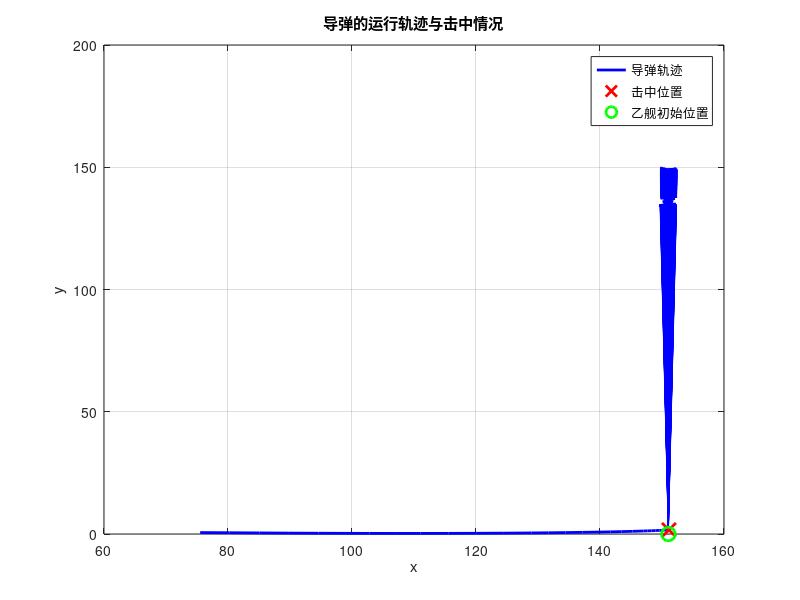

This figure's MATLAB source:
function missile_hit_time_location
% parameters
alpha = 43.78;
x0 = 151.02;
v0 = 10;  %% 可以更改 v0 来讨论不同情况

% 初始条件
x_start = 0;
y_start = 0;
init = [x_start; y_start];

%时间范围 time span
tspan = [0, 10];

% 求解微分方程
[t, pos] = ode45(@(t, pos) missile_eq(t, pos, alpha, x0, v0), tspan, init);

% 找到 y坐标和时间在 x1 = 0.5*x0 等于多少
x1 = 0.5*x0;
[~, idx] = min(abs(pos(:,1)-x1));
y_missile_initial= pos(idx,2); 
t1 = t(idx);

x_missile_initial = 0.5 * x0;
tspan = [0 10];
z0 = [x_missile_initial y_missile_initial];
[t, z] = ode45(@(t, z) hit_model(t, z, v0, x0, alpha, x1,t1), tspan, z0);
hit_index = find(z(:,1) >= x0, 1);
if ~isempty(hit_index)
hit_time = t(hit_index);
hit_location = z(hit_index, :);
disp(['导弹击中了乙舰。击中时间：' num2str(hit_time) '秒，击中位置：(' num2str(hit_location(1)) ', ' num2str(hit_location(2)) ')']);
else
disp('导弹未能击中乙舰。');
end
plot(z(:,1), z(:,2), 'b-', 'LineWidth', 2);
hold on;
if ~isempty(hit_index)
plot(hit_location(1), hit_location(2), 'rx', 'MarkerSize', 10, 'LineWidth', 2); 
end
plot(x0, 0, 'go', 'MarkerSize', 10, 'LineWidth', 2); 
xlabel('x');
ylabel('y');
title('导弹的运行轨迹与击中情况');
grid on;
legend('导弹轨迹', '击中位置', '乙舰初始位置');
hold off;
end
function dposdt = missile_eq(t, pos, alpha, x0, v0)
x = pos(1);
y = pos(2);

dist = sqrt((x0 - x)^2 + (v0*t - y)^2);
dxdt = alpha * v0 * (x0 - x) / dist;
dydt = alpha * v0 * (v0*t - y) / dist;

dposdt = [dxdt; dydt];
end
function dzdt = hit_model(t, z, v0, x0, alpha, x1, t1)
x = z(1);
y = z(2);
if x > x1
    yt = v0 * t1 + 1.5 * v0 * (t - t1);
else
    yt = v0 * t;
end
vx = alpha * v0 * (x0 - x) / sqrt((x0 - x)^2 + (yt - y)^2);
vy = alpha * v0 * (yt - y) / sqrt((x0 - x)^2 + (yt - y)^2);
dzdt = [vx; vy];
end

